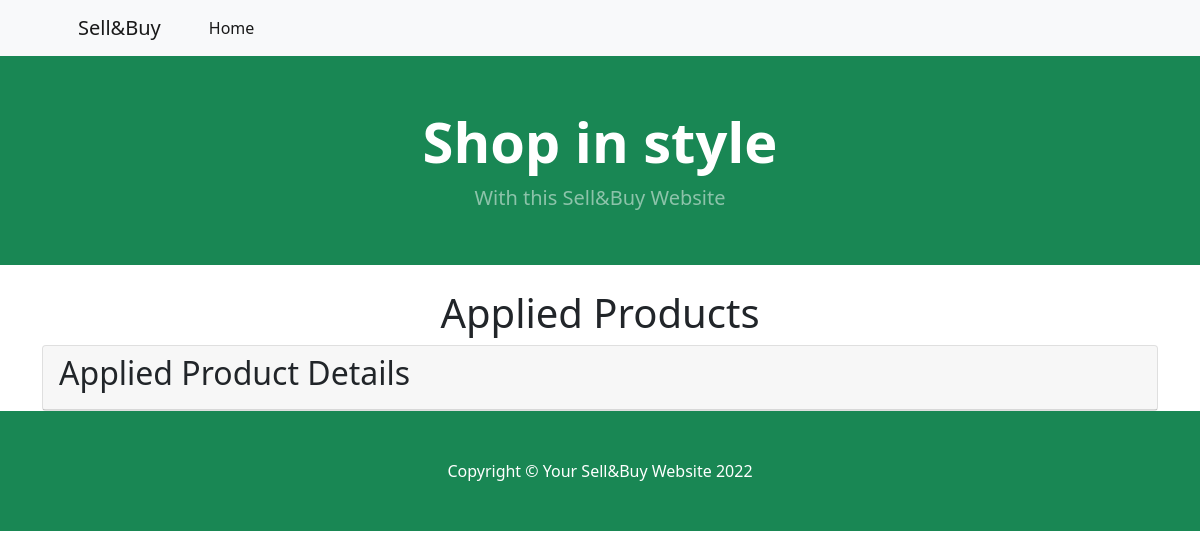
The app's page /applied_product/ (signed in), older data.
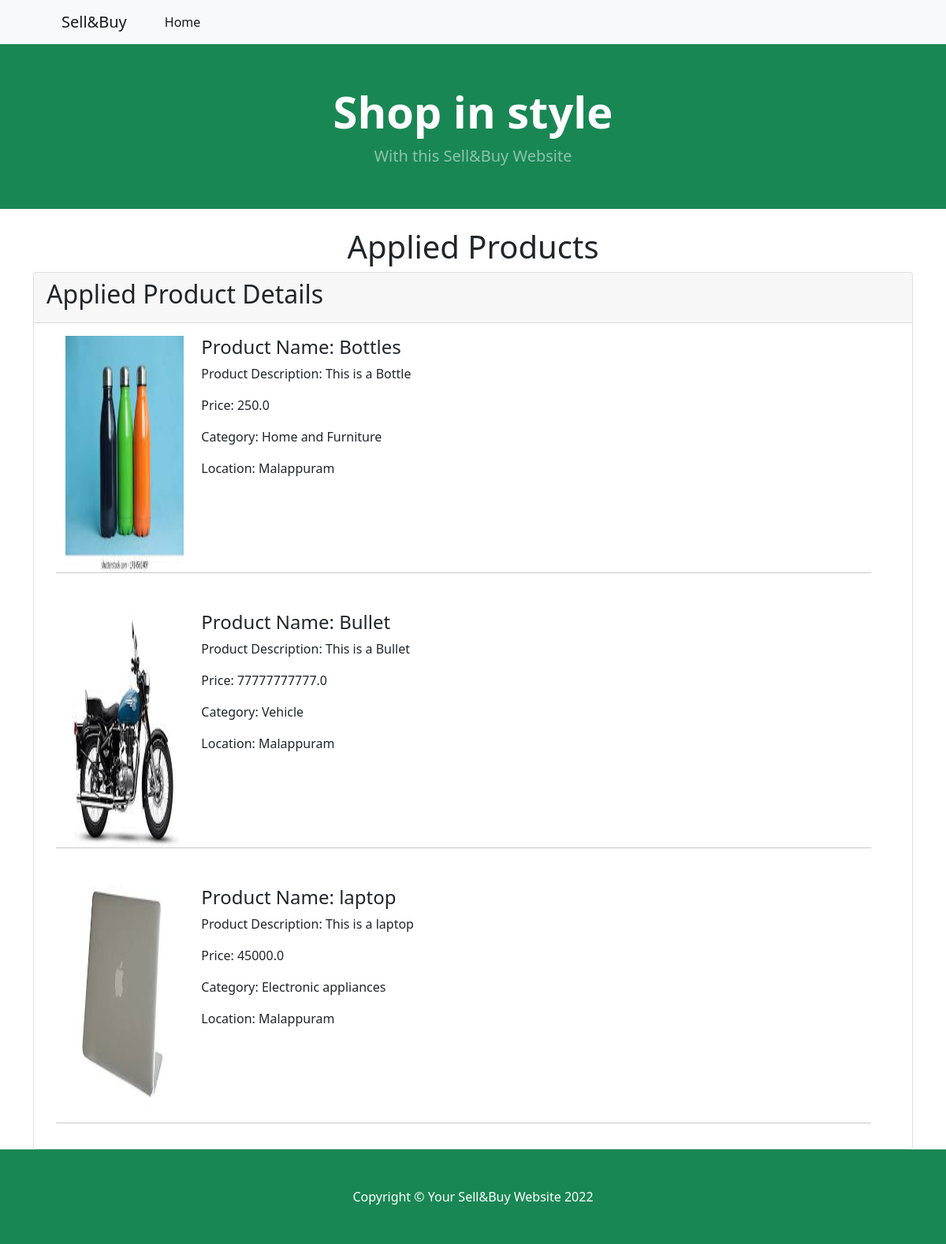
The same page, newer data.
### sellerapp/models.py (models this page shows, shortened)
class Product(models.Model):
    userid = models.ForeignKey(User,on_delete=models.CASCADE,null=True)
    product_name = models.CharField(max_length=100,null=True)
    product_desc = models.CharField(max_length=1000,null=True)
    category = models.CharField(max_length=100,null=True)
    location = models.CharField(max_length=100,null=True)
    product_price = models.FloatField(max_length=100,null=True)
    product_img = models.FileField(upload_to='media',null=True,blank=True)
    time = models.DateTimeField(null=True,blank=True)

### sellerapp/views.py (the view)
# urls.py: path('applied_product/', AppliedProduct.as_view(), name='applied_product'),
class AppliedProduct(View):
    def get(self, request):
        userid = request.user
        data = BuyProduct.objects.filter(buyer_name=request.user).values('product_id')
        print(data)
        li = []
        for product_id in data:
            print(product_id['product_id'])
            product_details = Product.objects.get(id=product_id['product_id'])
            li.append(product_details)
        return render(request, "applied_product.html", {'BuyProduct': li})

### sellerapp/models.py (called while the page is built)
    def __str__(self):
        return self.username

### sellerapp/templates/applied_product.html (shortened to what this page needs)
{% load static %}
<html lang="en">
<head>
    <link href="https://cdn.jsdelivr.net/npm/bootstrap-icons@1.5.0/font/bootstrap-icons.css" rel="stylesheet"/>
    <link rel="stylesheet" href="{% static 'dist/css/styles.css' %}" type="text/css"/>
</head>
<body>
<nav class="navbar navbar-expand-lg navbar-light bg-light">
    <div class="container px-4 px-lg-5">
        <a class="navbar-brand" href="#!">Sell&Buy</a>
        <div class="collapse navbar-collapse" id="navbarSupportedContent">
            <ul class="navbar-nav me-auto mb-2 mb-lg-0 ms-lg-4">
                <li class="nav-item"><a class="nav-link active" aria-current="page"
                                        href="{% url 'indexpage' %}">Home</a></li>
            </ul>
        </div>
    </div>
</nav>
<header class="bg-success py-1">
    <div class="container px-4 px-lg-5 my-5">
        <div class="text-center text-white">
            <h1 class="display-4 fw-bolder">Shop in style</h1>
            <p class="lead fw-normal text-white-50 mb-0">With this Sell&Buy Website</p>
        </div>
    </div>
</header>
<br>
<h1 style="text-align:center;">Applied Products</h1>
<div class="container">
    <div class="card">
        <div class="card-header">
            <h2>Applied Product Details</h2>
        </div>
        {% for product1 in BuyProduct %}
        <div class="card-body">
            <div class="container row">
                <div class="col-md-2">
                    <img src="{{ product1.product_img.url }}" style="height: 300px;width: 150px;" alt="Image">
                </div>
                <div class="col-md-10">
                    <h4>Product Name: {{ product1.product_name }}</h4>
                    <p>Product Description: {{ product1.product_desc }}</p>
                    <p>Price: {{ product1.product_price }}</p>
                    <p>Category: {{ product1.category }}</p>
                    <p>Location: {{ product1.location }}</p>
                </div>
                <br><br>
                <hr>
            </div>
        </div>
        {% endfor %}
    </div>
</div>
<footer class="py-5 bg-success">
    <div class="container"><p class="m-0 text-center text-white">Copyright &copy; Your Sell&Buy Website 2022</p></div>
</footer>
</body>
</html>

Row changes from the older to the newer data that the page shows:
now on this page (row unchanged): Product: product_img (picture), product_name "Bottles", product_desc "This is a Bottle", product_price "250.0", category "Home and Furniture", location "Malappuram"
added Product: product_img (picture), product_name "Bullet", product_desc "This is a Bullet", product_price "77777777777.0", category "Vehicle", location "Malappuram"
added Product: product_img (picture), product_name "laptop", product_desc "This is a laptop", product_price "45000.0", category "Electronic appliances", location "Malappuram"
